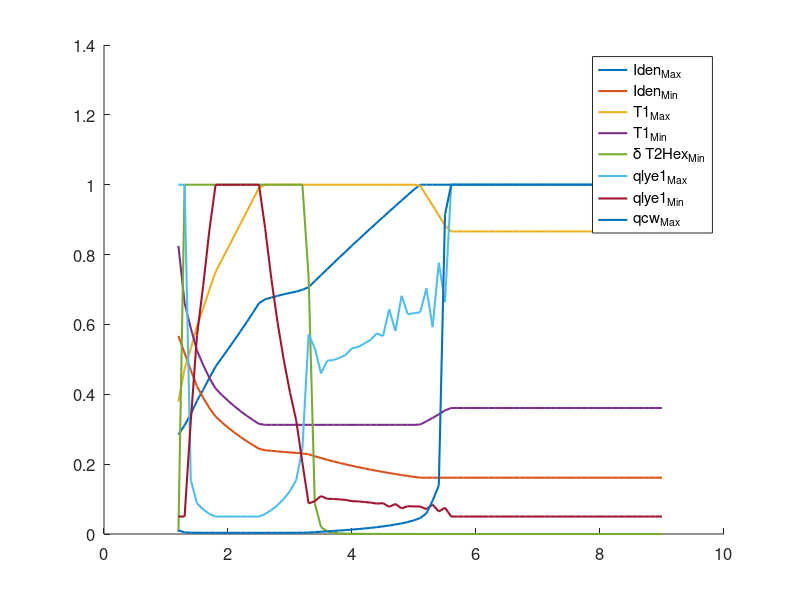

Write MATLAB code to recreate this figure.
clc
clear 
close all

load Data_CoupledElectrolyzerState2
load Data_DecoupledElectrolyzers_State2
par.N = 3;
% set(0, 'DefaultAxesFontSize', 12,  'DefaultLineLineWidth', 1.5)
% fig1 = figure('NumberTitle', 'off', 'Name', 'Electrolyzer current');
% hold on
% plot(row_C_S2(:,2),row_C_S2(:,end))%plot for lower Pnet needs to be fixed
% hold on
% plot(row_DC_S2(:,2),row_DC_S2(:,end))
% grid on
% legend('Flowsheet 1','Flowsheet 2')
% saveas(fig1,'FlowsheetResult','epsc');

%active region graph for Flowsheet 1 State 2
set(0, 'DefaultAxesFontSize', 12,  'DefaultLineLineWidth', 1.5)
fig1 = figure('NumberTitle', 'off', 'Name', 'Electrolyzer current');
hold on

plot(row_C_S2(:,1),ac_C_S2(:,[1,par.N+1,2*par.N+1,3*par.N+1,5*par.N+2,5*par.N+3,6*par.N+3,7*par.N+3]))
legend('Iden_M_a_x','Iden_M_i_n','T1_M_a_x','T1_M_i_n','\delta T2Hex_M_i_n','qlye1_M_a_x','qlye1_M_i_n','qcw_M_a_x')

saveas(fig1,'AC_F1S2','epsc');
